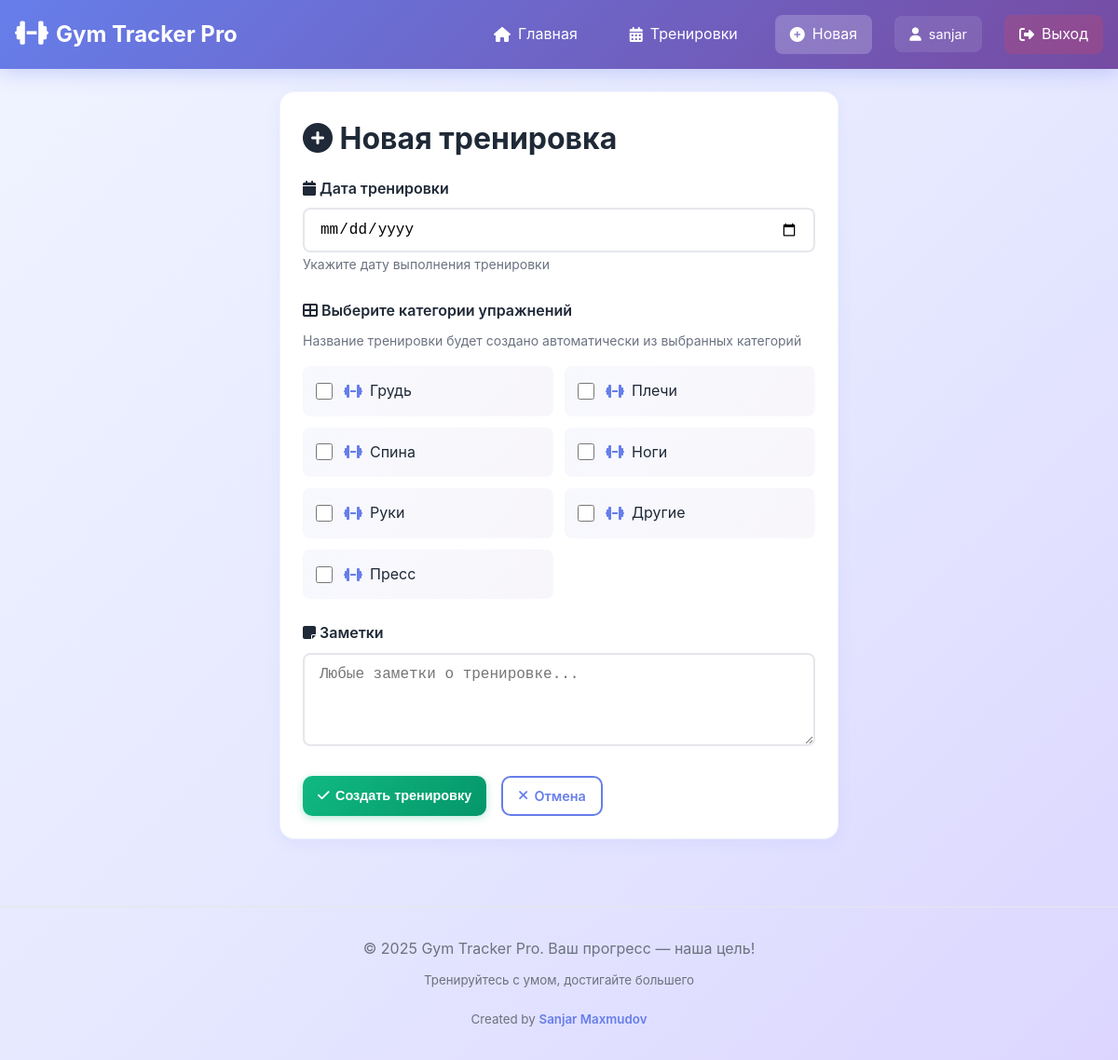
Page /workouts/create/ (signed in) on the committed database.
### exercises/models.py (models this page shows, shortened)
class ExerciseCategory(models.Model):
    name = models.CharField(max_length=100)
    slug = models.SlugField(unique=True)

### workouts/views.py (the view, shortened to what this page needs)
# urls.py: path('workouts/create/', views.CreateWorkoutView.as_view(), name='create-workout'),
class CreateWorkoutView(LoginRequiredMixin, CreateView):
    model = WorkoutDay
    template_name = 'workouts/create_workout.html'
    fields = ['date', 'categories', 'notes']  # Убрали 'name' - будет генерироваться автоматически
    success_url = reverse_lazy('workout-list')
    def get_context_data(self, **kwargs):
        context = super().get_context_data(**kwargs)
        context['categories'] = ExerciseCategory.objects.all()
        return context

### workouts/templates/workouts/create_workout.html (shortened to what this page needs)
{% extends 'base.html' %}
{% load static %}
{% block extra_css %}
<link rel="stylesheet" href="{% static 'css/create_workout.css' %}">
{% endblock %}
{% block content %}
<div class="card fade-in" style="max-width: 600px; margin: 0 auto;">
    <h1 class="mb-2"><i class="fas fa-plus-circle"></i> Новая тренировка</h1>
    <form method="post">
        <div class="form-group">
            <label class="form-label">
                <i class="fas fa-calendar"></i> Дата тренировки
            </label>
            <input type="date" name="date" id="id_date" class="form-control" required>
            <small class="form-text">Укажите дату выполнения тренировки</small>
        </div>
        <div class="form-group">
            <label class="form-label">
                <i class="fas fa-th-large"></i> Выберите категории упражнений
            </label>
            <small class="form-text mb-2" style="display: block;">Название тренировки будет создано автоматически из выбранных категорий</small>
            <div class="category-checkboxes">
                {% for category in categories %}
                <label class="category-checkbox">
                    <input type="checkbox" name="categories" value="{{ category.id }}">
                    <span class="checkbox-label">
                        <i class="fas fa-dumbbell"></i> {{ category.name }}
                    </span>
                </label>
                {% endfor %}
            </div>
        </div>
        <div class="form-group">
            <label class="form-label">
                <i class="fas fa-sticky-note"></i> Заметки
            </label>
            <textarea name="notes" id="id_notes" class="form-control"
                      rows="4" placeholder="Любые заметки о тренировке..."></textarea>
        </div>
        <div class="d-flex gap-2 mt-3">
            <button type="submit" class="btn btn-success">
                <i class="fas fa-check"></i> Создать тренировку
            </button>
            <a href="{% url 'workout-list' %}" class="btn btn-outline">
                <i class="fas fa-times"></i> Отмена
            </a>
        </div>
    </form>
</div>
{% endblock %}

### templates/base.html (shortened to what this page needs)
<!DOCTYPE html>
<html lang="ru">
<head>
    <link rel="stylesheet" href="https://cdnjs.cloudflare.com/ajax/libs/font-awesome/6.4.0/css/all.min.css">
    {% load static %}
    <link rel="stylesheet" href="{% static 'css/main.css' %}">
    {% block extra_css %}{% endblock %}
</head>
<body>
    <nav class="navbar">
        <div class="navbar-container">
            <div class="logo">
                <a href="{% url 'home' %}">
                    <i class="fas fa-dumbbell"></i>
                    <span>Gym Tracker Pro</span>
                </a>
            </div>
            <ul class="nav-links" id="navLinks">
                {% if user.is_authenticated %}
                <li><a href="{% url 'home' %}" class="{% if request.resolver_match.url_name == 'home' %}active{% endif %}">
                    <i class="fas fa-home"></i> Главная
                </a></li>
                <li><a href="{% url 'workout-list' %}" class="{% if request.resolver_match.url_name == 'workout-list' %}active{% endif %}">
                    <i class="fas fa-calendar-alt"></i> Тренировки
                </a></li>
                <li><a href="{% url 'create-workout' %}" class="{% if request.resolver_match.url_name == 'create-workout' %}active{% endif %}">
                    <i class="fas fa-plus-circle"></i> Новая
                </a></li>
                <li class="user-info">
                    <span class="username"><i class="fas fa-user"></i> {{ user.username }}</span>
                </li>
                <li><a href="{% url 'logout' %}" class="btn-logout">
                    <i class="fas fa-sign-out-alt"></i> Выход
                </a></li>
                {% else %}
                <li><a href="{% url 'login' %}">
                    <i class="fas fa-sign-in-alt"></i> Вход
                </a></li>
                {% endif %}
            </ul>
        </div>
    </nav>
    <main class="container">
        {% block content %}{% endblock %}
    </main>
    <footer class="footer">
        <p>© 2025 Gym Tracker Pro. Ваш прогресс — наша цель!</p>
        <p class="mt-1">
            <small>Тренируйтесь с умом, достигайте большего</small>
        </p>
        <p class="mt-2">
            <small>Created by <a href="https://www.instagram.com/__maxmudov/" target="_blank" rel="noopener noreferrer" style="color: var(--primary); text-decoration: none; font-weight: 600;">Sanjar Maxmudov</a></small>
        </p>
    </footer>
</body>
</html>

### static/css/main.css (style rules this page uses)
* { margin: 0; padding: 0; box-sizing: border-box; }
:root { --primary: #667eea; --primary-dark: #5568d3; --secondary: #764ba2; --accent-1: #667eea; --accent-2: #764ba2; --success: #10b981; --danger: #ef4444; --light: #f9fafb; --dark: #1f2937; --gray: #6b7280; --gray-light: #e5e7eb; --border-radius: 16px; --shadow: 0 4px 16px rgba(102, 126, 234, 0.08); --shadow-hover: 0 8px 32px rgba(102, 126, 234, 0.16); --transition: all 0.3s cubic-bezier(0.4, 0, 0.2, 1); --gradient-primary: linear-gradient(135deg, #667eea 0%, #764ba2 100%), radial-gradient(circle at 10% 20%, rgba(255,255,255,0.1) 0%, transparent 40%), radial-gradient(circle at 90% 80%, rgba(255,255,255,0.1) 0%, transparent 40%); --gradient-secondary: linear-gradient(135deg, #5568d3 0%, #667eea 100%), radial-gradient(circle at 50% 50%, rgba(255,255,255,0.08) 0%, transparent 50%); }
body { font-family: -apple-system, BlinkMacSystemFont, 'Segoe UI', Roboto, Oxygen, Ubuntu, sans-serif; line-height: 1.6; color: var(--dark); background: linear-gradient(135deg, #f0f4ff 0%, #e6e9ff 50%, #dcd6ff 100%), radial-gradient(circle at 20% 30%, rgba(102, 126, 234, 0.05) 0%, transparent 50%), radial-gradient(circle at 80% 70%, rgba(118, 75, 162, 0.05) 0%, transparent 50%); min-height: 100vh; }
.navbar { background: var(--gradient-primary); color: white; padding: 1rem; position: sticky; top: 0; z-index: 1000; box-shadow: 0 4px 20px rgba(102, 126, 234, 0.3); backdrop-filter: blur(10px); }
.navbar-container { max-width: 1200px; margin: 0 auto; display: flex; justify-content: space-between; align-items: center; }
.logo { font-size: 1.5rem; font-weight: 700; display: flex; align-items: center; gap: 0.5rem; }
.logo a { color: white; text-decoration: none; display: flex; align-items: center; gap: 0.5rem; transition: var(--transition); }
.logo i { font-size: 1.8rem; }
.nav-links { display: flex; gap: 1.5rem; list-style: none; }
.nav-links a { color: white; text-decoration: none; padding: 0.5rem 1rem; border-radius: 8px; transition: var(--transition); display: flex; align-items: center; gap: 0.5rem; }
.nav-links a.active { background: rgba(255, 255, 255, 0.2); }
.user-info { display: flex; align-items: center; }
.username { color: white; padding: 0.5rem 1rem; background: rgba(255, 255, 255, 0.1); border-radius: 8px; font-size: 0.9rem; display: flex; align-items: center; gap: 0.5rem; }
.btn-logout { background: rgba(239, 68, 68, 0.2) !important; color: white !important; }
.container { max-width: 1200px; margin: 0 auto; padding: 1.5rem; }
.card { background: white; padding: 1.5rem; border-radius: var(--border-radius); box-shadow: var(--shadow); transition: var(--transition); margin-bottom: 1rem; border: 1px solid rgba(102, 126, 234, 0.08); }
.btn { display: inline-flex; align-items: center; justify-content: center; gap: 0.4rem; padding: 0.5rem 1rem; border: none; border-radius: 10px; font-weight: 600; text-decoration: none; cursor: pointer; transition: var(--transition); font-size: 0.9rem; }
.btn-success { background: linear-gradient(135deg, #10b981 0%, #059669 100%); color: white; box-shadow: 0 2px 8px rgba(16, 185, 129, 0.3); }
.btn-outline { background: transparent; border: 2px solid var(--primary); color: var(--primary); }
.form-group { margin-bottom: 1.5rem; }
.form-label { display: block; margin-bottom: 0.5rem; font-weight: 600; color: var(--dark); }
.form-control { width: 100%; padding: 0.75rem 1rem; border: 2px solid var(--gray-light); border-radius: 8px; font-size: 1rem; transition: var(--transition); }
.form-text { color: var(--gray); font-size: 0.875rem; margin-top: 0.25rem; }
.footer { text-align: center; padding: 2rem; margin-top: 3rem; color: var(--gray); border-top: 1px solid var(--gray-light); }
@media (min-width: 769px) { .container { max-width: 100%; padding: 1.5rem 3rem; } }
.fade-in { animation: fadeIn 0.5s ease-out; }
.mb-2 { margin-bottom: 1rem; }
.mt-1 { margin-top: 0.5rem; }
.mt-2 { margin-top: 1rem; }
.mt-3 { margin-top: 1.5rem; }
.d-flex { display: flex; }
.gap-2 { gap: 1rem; }

### rows in the picture
ExerciseCategory: name "Грудь"
ExerciseCategory: name "Плечи"
ExerciseCategory: name "Спина"
ExerciseCategory: name "Ноги"
ExerciseCategory: name "Руки"
ExerciseCategory: name "Другие"
ExerciseCategory: name "Пресс"

### other values in the picture
{{ user.username }} "sanjar"
